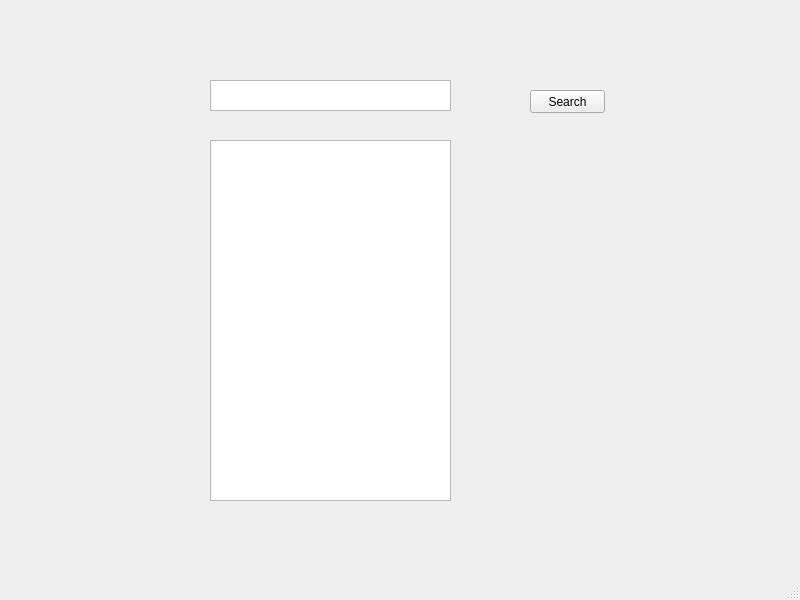
<?xml version="1.0" encoding="UTF-8"?>
<ui version="4.0">
 <class>MainWindow</class>
 <widget class="QMainWindow" name="MainWindow">
  <property name="geometry">
   <rect>
    <x>0</x>
    <y>0</y>
    <width>800</width>
    <height>600</height>
   </rect>
  </property>
  <property name="windowTitle">
   <string>MainWindow</string>
  </property>
  <widget class="QWidget" name="centralwidget">
   <widget class="QPushButton" name="click">
    <property name="geometry">
     <rect>
      <x>530</x>
      <y>90</y>
      <width>75</width>
      <height>23</height>
     </rect>
    </property>
    <property name="text">
     <string>Search</string>
    </property>
   </widget>
   <widget class="QTextEdit" name="input">
    <property name="geometry">
     <rect>
      <x>210</x>
      <y>80</y>
      <width>241</width>
      <height>31</height>
     </rect>
    </property>
   </widget>
   <widget class="QPlainTextEdit" name="output">
    <property name="geometry">
     <rect>
      <x>210</x>
      <y>140</y>
      <width>241</width>
      <height>361</height>
     </rect>
    </property>
   </widget>
  </widget>
  <widget class="QMenuBar" name="menubar">
   <property name="geometry">
    <rect>
     <x>0</x>
     <y>0</y>
     <width>800</width>
     <height>21</height>
    </rect>
   </property>
  </widget>
  <widget class="QStatusBar" name="statusbar"/>
 </widget>
 <resources/>
 <connections/>
</ui>
